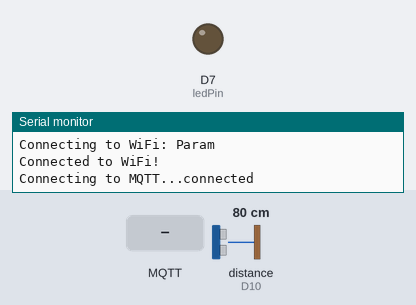
A sketch run on a simulated Arduino Nano 33 IoT. Shown: output pins drawn as LEDs (lit = HIGH), the last lines printed to the serial monitor. Wiring (inferred from the names in the program): ultrasonic range finder: trigger D9; echo D10. Dashed ring = blinking. The inputs (shaded band) are chosen by the test bench; at power-on: distance to the obstacle (sensor on D10) 80 cm. The echo pulse lasts 58.3 µs per cm; WiFi joins after 1.5 s; servers stay silent unless stated; random numbers use the default seed unless the sketch sets one; no MQTT or app messages arrive unless stated; pins used as bus, display or sensor lines are not drawn.

Above: at 2.7 s.
2.8 s: MQTT message "wave" arrives on the first subscribed topic
At 2.9 s:
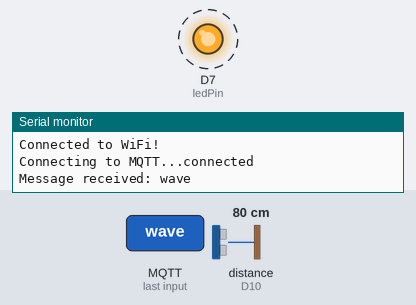
5.8 s: distance to the obstacle (sensor on D10) set to 23 cm
7.3 s: distance to the obstacle (sensor on D10) set to 19 cm
9.8 s: MQTT message "pat" arrives on the first subscribed topic
At 12.8 s:
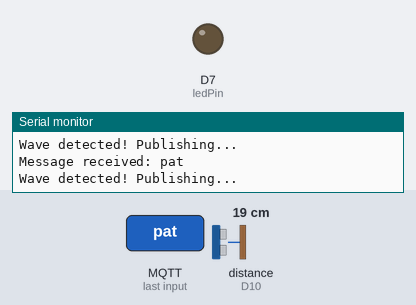
Timing chart, 0 to 14.3 s (numbered marks = the images above; inputs shaded):
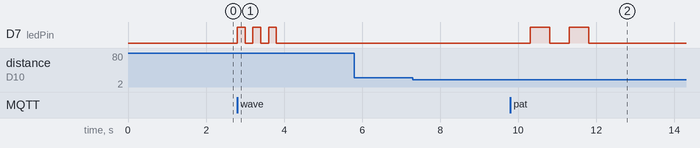

The sketch:

sketch_aug30a.ino
```cpp
#include <WiFiNINA.h>
#include <PubSubClient.h>

// ====== WiFi credentials ======
const char* ssid = "Param";
const char* password = "aus@2112";

// ====== MQTT Broker details ======
const char* mqtt_server = "broker.emqx.io";
const int mqtt_port = 1883;
const char* topic = "SIT210/wave";

// ====== Hardware Pins ======
const int trigPin = 9;
const int echoPin = 10;
const int ledPin = 7;

// ====== MQTT Client ======
WiFiClient wifiClient;
PubSubClient client(wifiClient);

// ====== Function Prototypes ======
void setup_wifi();
void reconnect();
void callback(char* topic, byte* payload, unsigned int length);
long readDistance();

void setup() {
  Serial.begin(9600);

  pinMode(trigPin, OUTPUT);
  pinMode(echoPin, INPUT);
  pinMode(ledPin, OUTPUT);

  setup_wifi();
  client.setServer(mqtt_server, mqtt_port);
  client.setCallback(callback);
}

void loop() {
  if (!client.connected()) {
    reconnect();
  }
  client.loop();

  long distance = readDistance();
  if (distance > 0 && distance < 20) {   // within 20cm = wave detected
    Serial.println("Wave detected! Publishing...");
    client.publish(topic, "Param");   // <-- put your name
    delay(1000);
  }
}

// ====== Functions ======

void setup_wifi() {
  Serial.print("Connecting to WiFi: ");
  Serial.println(ssid);

  while (WiFi.begin(ssid, password) != WL_CONNECTED) {
    delay(1000);
    Serial.print(".");
  }
  Serial.println("Connected to WiFi!");
}

void reconnect() {
  while (!client.connected()) {
    Serial.print("Connecting to MQTT...");
    String clientId = "Nano33IoT-" + String(random(0xffff), HEX);
    if (client.connect(clientId.c_str())) {
      Serial.println("connected");
      client.subscribe(topic);
    } else {
      Serial.print("failed, rc=");
      Serial.print(client.state());
      delay(2000);
    }
  }
}

void callback(char* topic, byte* payload, unsigned int length) {
  String message;
  for (unsigned int i = 0; i < length; i++) {
    message += (char)payload[i];
  }
  Serial.print("Message received: ");
  Serial.println(message);

  if (message.equals("wave")) {
    for (int i = 0; i < 3; i++) {
      digitalWrite(ledPin, HIGH);
      delay(200);
      digitalWrite(ledPin, LOW);
      delay(200);
    }
  }
  else if (message.equals("pat")) {
    // Different blink pattern
    for (int i = 0; i < 2; i++) {
      digitalWrite(ledPin, HIGH);
      delay(500);
      digitalWrite(ledPin, LOW);
      delay(500);
    }
  }
}


long readDistance() {
  digitalWrite(trigPin, LOW);
  delayMicroseconds(2);
  digitalWrite(trigPin, HIGH);
  delayMicroseconds(10);
  digitalWrite(trigPin, LOW);

  long duration = pulseIn(echoPin, HIGH);
  long distance = duration * 0.034 / 2;
  return distance;
}
```

Measured:
- after the input at 2.8 s, D7 (ledPin): alternates HIGH for 0.20 s and LOW for 0.20 s, 6 changes in all, then stays LOW, starting at once
- after the input at 5.8 s, every drawn part: stays the same
- after the input at 9.8 s, D7 (ledPin): alternates HIGH for 0.50 s and LOW for 0.50 s, 4 changes in all, then stays LOW, starting after 0.51 s
